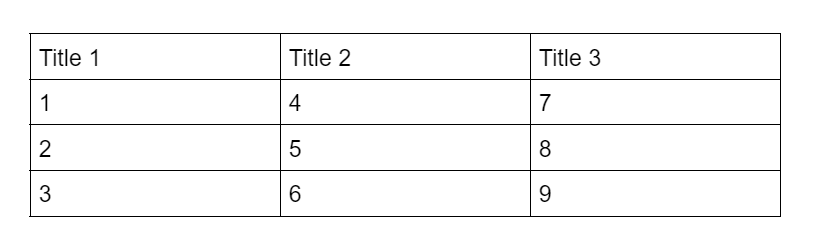
#> input picture Table_detect/image/0.png, 831 x 235 px, found by its file name
$ python main.py
#> lines starting #> are read from the running program, lines starting #| are printed output that depends on the picture; after the words box and inside, x2 and y2 are one past the last pixel; in counts of white or black regions, pixels touching at a corner belong together
### Table_detect/TableExtractor.py
import cv2
import numpy as np

class TableExtractor:

    def __init__(self, image_path):
        self.image_path = image_path

    def execute(self):
        self.read_image()
        self.store_process_image("0_original.jpg", self.image)
        self.convert_image_to_grayscale()
        self.store_process_image("1_grayscaled.jpg", self.grayscale_image)
        self.threshold_image()
        self.store_process_image("3_thresholded.jpg", self.thresholded_image)
        self.invert_image()
        self.store_process_image("4_inverteded.jpg", self.inverted_image)
        self.dilate_image()
        self.store_process_image("5_dialateded.jpg", self.dilated_image)
        self.find_contours()
        self.store_process_image("6_all_contours.jpg", self.image_with_all_contours)
        self.filter_contours_and_leave_only_rectangles()
        self.store_process_image("7_only_rectangular_contours.jpg", self.image_with_only_rectangular_contours)
        self.find_largest_contour_by_area()
        self.store_process_image("8_contour_with_max_area.jpg", self.image_with_contour_with_max_area)
        self.order_points_in_the_contour_with_max_area()
        self.store_process_image("9_with_4_corner_points_plotted.jpg", self.image_with_points_plotted)
        self.calculate_new_width_and_height_of_image()
        self.apply_perspective_transform()
        self.store_process_image("10_perspective_corrected.jpg", self.perspective_corrected_image)
        self.add_10_percent_padding()
        self.store_process_image("11_perspective_corrected_with_padding.jpg", self.perspective_corrected_image_with_padding)
        return self.perspective_corrected_image_with_padding

    def read_image(self):
        self.image = cv2.imread(self.image_path)
#> self.image is the input picture: shape (235, 831, 3); min 0, max 255, mean 247.5

    def convert_image_to_grayscale(self):
        self.grayscale_image = cv2.cvtColor(self.image, cv2.COLOR_BGR2GRAY)

    def blur_image(self):
        self.blurred_image = cv2.blur(self.grayscale_image, (5, 5))

    def threshold_image(self):
        self.thresholded_image = cv2.threshold(self.grayscale_image, 0, 255, cv2.THRESH_BINARY + cv2.THRESH_OTSU)[1]
#> self.thresholded_image: shape (235, 831); 97% white; black in thin lines or dots, all inside (x1, y1, x2, y2) = (29, 33, 781, 217)

    def invert_image(self):
        self.inverted_image = cv2.bitwise_not(self.thresholded_image)

    def dilate_image(self):
        self.dilated_image = cv2.dilate(self.inverted_image, None, iterations=5)
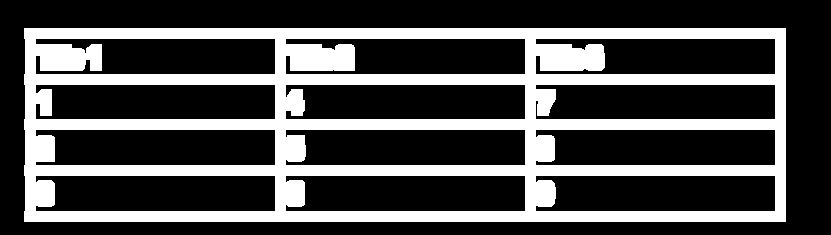
#> self.dilated_image: shape (235, 831); 29.4% white; 1 white region

    def find_contours(self):
        self.contours, self.hierarchy = cv2.findContours(self.dilated_image, cv2.RETR_TREE, cv2.CHAIN_APPROX_SIMPLE)
#> self.contours = 13 contours; largest, box (x1, y1, x2, y2) and area: (24, 28, 786, 222) 146734, (285, 175, 526, 212) 8157, (35, 175, 276, 212) 8157, (535, 129, 776, 166) 8156, (35, 129, 276, 166) 8148; self.hierarchy = 13 rows, first 6: [-1, -1, 1, -1], [2, -1, -1, 0], [3, 1, -1, 0], [4, 2, -1, 0], [5, 3, -1, 0], [6, 4, -1, 0]
        self.image_with_all_contours = self.image.copy()
        cv2.drawContours(self.image_with_all_contours, self.contours, -1, (0, 255, 0), 3)

    def filter_contours_and_leave_only_rectangles(self):
        self.rectangular_contours = []
        for contour in self.contours:
            peri = cv2.arcLength(contour, True)
            approx = cv2.approxPolyDP(contour, 0.02 * peri, True)
            if len(approx) == 4:
                self.rectangular_contours.append(approx)
#> this loop made 13 passes
#> peri on passes 2 to 13: 588, 589.8, 587.8, 588.4, 592.4, 586.7, 613.2, 605.2, 607.6, 722.5, 724, 741.7
#> (peri, approx) on pass 1: (1911.3, [[24, 28], [24, 221], [785, 221], [785, 28]])
#> after the loop, self.rectangular_contours = [[[24, 28], [24, 221], [785, 221], [785, 28]]]
        self.image_with_only_rectangular_contours = self.image.copy()
        cv2.drawContours(self.image_with_only_rectangular_contours, self.rectangular_contours, -1, (0, 255, 0), 3)
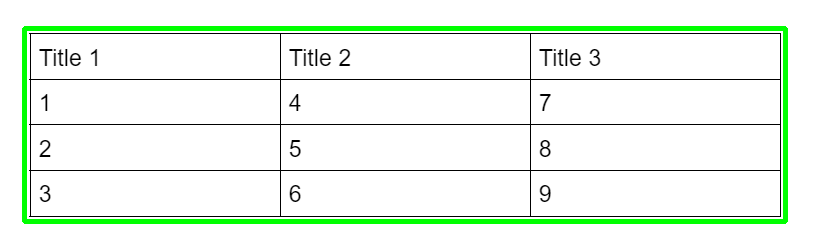
#> self.image_with_only_rectangular_contours: shape (235, 831, 3); 4.88% of pixels changed, all inside (x1, y1, x2, y2) = (22, 26, 788, 224)

    def find_largest_contour_by_area(self):
        max_area = 0
        self.contour_with_max_area = None
        for contour in self.rectangular_contours:
            area = cv2.contourArea(contour)
            if area > max_area:
                max_area = area
                self.contour_with_max_area = contour
#> this loop made 1 pass
#> (area, max_area, self.contour_with_max_area) on pass 1: (146873, 146873, [[24, 28], [24, 221], [785, 221], [785, 28]])
#> after the loop, max_area = 146873
        self.image_with_contour_with_max_area = self.image.copy()
        cv2.drawContours(self.image_with_contour_with_max_area, [self.contour_with_max_area], -1, (0, 255, 0), 3)

    def order_points_in_the_contour_with_max_area(self):
        self.contour_with_max_area_ordered = self.order_points(self.contour_with_max_area)
#> in order_points, `pts = pts.reshape(4, 2)`: pts = [[24, 28], [24, 221], [785, 221], [785, 28]]
#> in order_points, `s = pts.sum(axis=1)`: s = [52, 245, 1006, 813]
#> in order_points, `diff = np.diff(pts, axis=1)`: diff = [4, 197, -564, -757]
#> self.contour_with_max_area_ordered = [[24, 28], [785, 28], [785, 221], [24, 221]]
        self.image_with_points_plotted = self.image.copy()
        for point in self.contour_with_max_area_ordered:
            point_coordinates = (int(point[0]), int(point[1]))
            self.image_with_points_plotted = cv2.circle(self.image_with_points_plotted, point_coordinates, 10, (0, 0, 255), -1)
#> this loop made 4 passes
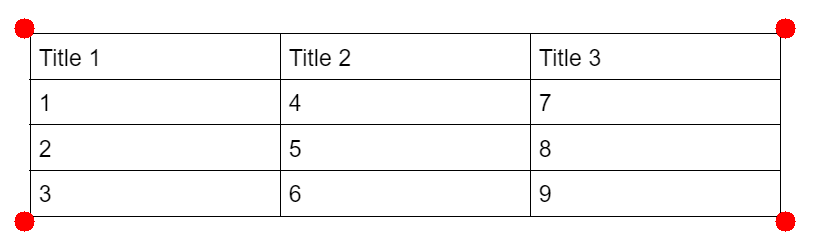
#> self.image_with_points_plotted: shape (235, 831, 3); mean B, G, R 245.9, 245.9, 247.5

    def calculate_new_width_and_height_of_image(self):
        existing_image_width = self.image.shape[1]
#> existing_image_width = 831
        existing_image_width_reduced_by_10_percent = int(existing_image_width * 0.9)
#> existing_image_width_reduced_by_10_percent = 747

        distance_between_top_left_and_top_right = self.calculateDistanceBetween2Points(self.contour_with_max_area_ordered[0], self.contour_with_max_area_ordered[1])
#> in calculateDistanceBetween2Points, `dis = ((p2[0] - p1[0]) ** 2 + (p2[1] - p1[1]) ** 2) ** 0.5`: dis = 761
#> distance_between_top_left_and_top_right = 761
        distance_between_top_left_and_bottom_left = self.calculateDistanceBetween2Points(self.contour_with_max_area_ordered[0], self.contour_with_max_area_ordered[3])
#> distance_between_top_left_and_bottom_left = 193

        aspect_ratio = distance_between_top_left_and_bottom_left / distance_between_top_left_and_top_right
#> aspect_ratio = 0.254

        self.new_image_width = existing_image_width_reduced_by_10_percent
#> self.new_image_width = 747
        self.new_image_height = int(self.new_image_width * aspect_ratio)
#> self.new_image_height = 189

    def apply_perspective_transform(self):
        pts1 = np.float32(self.contour_with_max_area_ordered)
#> pts1 = [[24, 28], [785, 28], [785, 221], [24, 221]]
        pts2 = np.float32([[0, 0], [self.new_image_width, 0], [self.new_image_width, self.new_image_height], [0, self.new_image_height]])
#> pts2 = [[0, 0], [747, 0], [747, 189], [0, 189]]
        matrix = cv2.getPerspectiveTransform(pts1, pts2)
#> matrix = [[0.982, 4.07e-18, -23.56], [4.53e-18, 0.979, -27.42], [1.48e-19, 0, 1]]
        self.perspective_corrected_image = cv2.warpPerspective(self.image, matrix, (self.new_image_width, self.new_image_height))

    def add_10_percent_padding(self):
        image_height = self.image.shape[0]
#> image_height = 235
        padding = int(image_height * 0.1)
#> padding = 23
        self.perspective_corrected_image_with_padding = cv2.copyMakeBorder(self.perspective_corrected_image, padding, padding, padding, padding, cv2.BORDER_CONSTANT, value=[255, 255, 255])

    def draw_contours(self):
        self.image_with_contours = self.image.copy()
        cv2.drawContours(self.image_with_contours,  [ self.contour_with_max_area ], -1, (0, 255, 0), 1)

    def calculateDistanceBetween2Points(self, p1, p2):
        dis = ((p2[0] - p1[0]) ** 2 + (p2[1] - p1[1]) ** 2) ** 0.5
        return dis

    def order_points(self, pts):
        # initialzie a list of coordinates that will be ordered
        # such that the first entry in the list is the top-left,
        # the second entry is the top-right, the third is the
        # bottom-right, and the fourth is the bottom-left
        pts = pts.reshape(4, 2)
        rect = np.zeros((4, 2), dtype="float32")

        # the top-left point will have the smallest sum, whereas
        # the bottom-right point will have the largest sum
        s = pts.sum(axis=1)
        rect[0] = pts[np.argmin(s)]
        rect[2] = pts[np.argmax(s)]

        # now, compute the difference between the points, the
        # top-right point will have the smallest difference,
        # whereas the bottom-left will have the largest difference
        diff = np.diff(pts, axis=1)
        rect[1] = pts[np.argmin(diff)]
        rect[3] = pts[np.argmax(diff)]

        # return the ordered coordinates
        return rect

    def store_process_image(self, file_name, image):
        path = "./process_images/table_extractor/" + file_name
        cv2.imwrite(path, image)


### Table_detect/TableLinesRemover.py
import cv2
import numpy as np

class TableLinesRemover:

    def __init__(self, image):
        self.image = image

    def execute(self):
        self.grayscale_image()
        self.store_process_image("0_grayscaled.jpg", self.grey)
        self.threshold_image()
        self.store_process_image("1_thresholded.jpg", self.thresholded_image)
        self.invert_image()
        self.store_process_image("2_inverted.jpg", self.inverted_image)
        self.erode_vertical_lines()
        self.store_process_image("3_erode_vertical_lines.jpg", self.vertical_lines_eroded_image)
        self.erode_horizontal_lines()
        self.store_process_image("4_erode_horizontal_lines.jpg", self.horizontal_lines_eroded_image)
        self.combine_eroded_images()
        self.store_process_image("5_combined_eroded_images.jpg", self.combined_image)
        self.dilate_combined_image_to_make_lines_thicker()
        self.store_process_image("6_dilated_combined_image.jpg", self.combined_image_dilated)
        self.subtract_combined_and_dilated_image_from_original_image()
        self.store_process_image("7_image_without_lines.jpg", self.image_without_lines)
        self.remove_noise_with_erode_and_dilate()
        self.store_process_image("8_image_without_lines_noise_removed.jpg", self.image_without_lines_noise_removed)
        return self.image_without_lines_noise_removed

    def grayscale_image(self):
        self.grey = cv2.cvtColor(self.image, cv2.COLOR_BGR2GRAY)

    def threshold_image(self):
        self.thresholded_image = cv2.threshold(self.grey, 127, 255, cv2.THRESH_BINARY)[1]
#> self.thresholded_image: shape (235, 793); 97% white; black in thin lines or dots, all inside (x1, y1, x2, y2) = (28, 28, 766, 208)

    def invert_image(self):
        self.inverted_image = cv2.bitwise_not(self.thresholded_image)

    def erode_vertical_lines(self):
        hor = np.array([[1,1,1,1,1,1]])
        self.vertical_lines_eroded_image = cv2.erode(self.inverted_image, hor, iterations=10)
#> self.vertical_lines_eroded_image: shape (235, 793); 1.8% white in thin lines or dots, all inside (x1, y1, x2, y2) = (58, 28, 746, 208)
        self.vertical_lines_eroded_image = cv2.dilate(self.vertical_lines_eroded_image, hor, iterations=10)
#> self.vertical_lines_eroded_image: shape (235, 793); 2% white in thin lines or dots, all inside (x1, y1, x2, y2) = (38, 28, 776, 208)

    def erode_horizontal_lines(self):
        ver = np.array([[1],
               [1],
               [1],
               [1],
               [1],
               [1],
               [1]])
        self.horizontal_lines_eroded_image = cv2.erode(self.inverted_image, ver, iterations=10)
#> self.horizontal_lines_eroded_image: shape (235, 793); 0.26% white in thin lines or dots, all inside (x1, y1, x2, y2) = (29, 58, 766, 178)
        self.horizontal_lines_eroded_image = cv2.dilate(self.horizontal_lines_eroded_image, ver, iterations=10)
#> self.horizontal_lines_eroded_image: shape (235, 793); 0.39% white in thin lines or dots, all inside (x1, y1, x2, y2) = (29, 28, 766, 208)

    def combine_eroded_images(self):
        self.combined_image = cv2.add(self.vertical_lines_eroded_image, self.horizontal_lines_eroded_image)
#> self.combined_image: shape (235, 793); 2.4% white in thin lines or dots, all inside (x1, y1, x2, y2) = (29, 28, 776, 208)

    def dilate_combined_image_to_make_lines_thicker(self):
        kernel = cv2.getStructuringElement(cv2.MORPH_RECT, (2, 2))
        self.combined_image_dilated = cv2.dilate(self.combined_image, kernel, iterations=5)
#> self.combined_image_dilated: shape (235, 793); 14.1% white; 2 white regions, box (x1, y1, x2, y2) and area: (38, 28, 781, 213) 25080, (29, 28, 35, 213) 1110

    def subtract_combined_and_dilated_image_from_original_image(self):
        self.image_without_lines = cv2.subtract(self.inverted_image, self.combined_image_dilated)
#> self.image_without_lines: shape (235, 793); 0.63% white in thin lines or dots, all inside (x1, y1, x2, y2) = (28, 28, 588, 208)

    def remove_noise_with_erode_and_dilate(self):
        kernel = cv2.getStructuringElement(cv2.MORPH_RECT, (2, 2))
        self.image_without_lines_noise_removed = cv2.erode(self.image_without_lines, kernel, iterations=1)
#> self.image_without_lines_noise_removed: shape (235, 793); 0.16% white in thin lines or dots, all inside (x1, y1, x2, y2) = (40, 45, 588, 193)
        self.image_without_lines_noise_removed = cv2.dilate(self.image_without_lines_noise_removed, kernel, iterations=1)
#> self.image_without_lines_noise_removed: shape (235, 793); 0.41% white in thin lines or dots, all inside (x1, y1, x2, y2) = (40, 45, 589, 194)

    def store_process_image(self, file_name, image):
        path = "./process_images/table_lines_remover/" + file_name
        cv2.imwrite(path, image)

### Table_detect/OcrToTableTool.py
import cv2
import numpy as np
import subprocess

from pytesseract import pytesseract
from pytesseract import Output

pytesseract.tesseract_cmd = "C:\\Program Files\\Tesseract-OCR\\tesseract.exe"

class OcrToTableTool:

    def __init__(self, image, original_image):
        self.thresholded_image = image
        self.original_image = original_image

    def execute(self):
        self.dilate_image()
        self.store_process_image('0_dilated_image.jpg', self.dilated_image)
        self.find_contours()
        self.store_process_image('1_contours.jpg', self.image_with_contours_drawn)
        self.convert_contours_to_bounding_boxes()
        self.store_process_image('2_bounding_boxes.jpg', self.image_with_all_bounding_boxes)
        self.mean_height = self.get_mean_height_of_bounding_boxes()
        self.sort_bounding_boxes_by_y_coordinate()
        self.club_all_bounding_boxes_by_similar_y_coordinates_into_rows()
        self.sort_all_rows_by_x_coordinate()
        self.crop_each_bounding_box_and_ocr()
        self.generate_csv_file()

    def threshold_image(self):
        return cv2.threshold(self.grey_image, 0, 255, cv2.THRESH_BINARY + cv2.THRESH_OTSU)[1]

    def convert_image_to_grayscale(self):
        return cv2.cvtColor(self.image, self.dilated_image)

    def dilate_image(self):
        kernel_to_remove_gaps_between_words = np.array([
                [1,1,1,1,1,1,1,1,1,1],
               [1,1,1,1,1,1,1,1,1,1]
        ])
        self.dilated_image = cv2.dilate(self.thresholded_image, kernel_to_remove_gaps_between_words, iterations=5)
#> self.dilated_image: shape (235, 793); 7.9% white; 12 white regions, largest, box (x1, y1, x2, y2) and area: (265, 45, 369, 66) 2046, (511, 45, 614, 66) 1980, (20, 45, 120, 66) 1670
        simple_kernel = np.ones((5,5), np.uint8)
        self.dilated_image = cv2.dilate(self.dilated_image, simple_kernel, iterations=1)
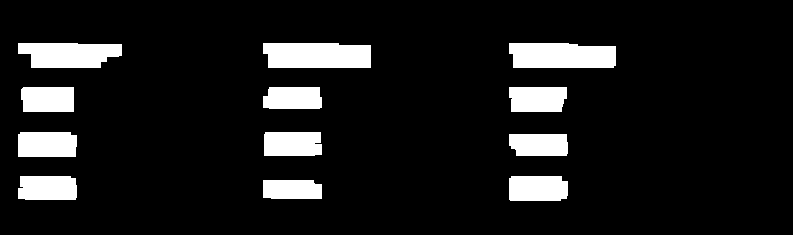
#> self.dilated_image: shape (235, 793); 10.2% white; 12 white regions

    def find_contours(self):
        result = cv2.findContours(self.dilated_image, cv2.RETR_TREE, cv2.CHAIN_APPROX_SIMPLE)
#> result = 12 contours; largest, box (x1, y1, x2, y2) and area: (263, 43, 371, 68) 2435, (509, 43, 616, 68) 2363, (18, 43, 122, 68) 2044, (18, 132, 77, 157) 1362, (509, 176, 568, 201) 1342
        self.contours = result[0]
#> self.contours has the same summary as result
        self.image_with_contours_drawn = self.original_image.copy()
        cv2.drawContours(self.image_with_contours_drawn, self.contours, -1, (0, 255, 0), 3)
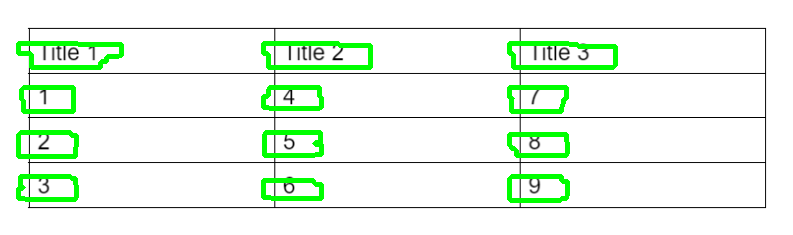
#> self.image_with_contours_drawn: shape (235, 793, 3); mean B, G, R 233.3, 247.9, 233.3

    # [5 lines left out: function approximate_contours, not called in this run]

    def draw_contours(self):
        self.image_with_contours = self.original_image.copy()
        cv2.drawContours(self.image_with_contours, self.approximated_contours, -1, (0, 255, 0), 5)

    def convert_contours_to_bounding_boxes(self):
        self.bounding_boxes = []
        self.image_with_all_bounding_boxes = self.original_image.copy()
        for contour in self.contours:
            x, y, w, h = cv2.boundingRect(contour)
            self.bounding_boxes.append((x, y, w, h))
            self.image_with_all_bounding_boxes = cv2.rectangle(self.image_with_all_bounding_boxes, (x, y), (x + w, y + h), (0, 255, 0), 5)
#> this loop made 12 passes
#> (x, y, w, h) on passes 1 to 12: (263, 180, 59, 19), (509, 176, 59, 25), (18, 176, 59, 24), (509, 134, 59, 22), (264, 132, 58, 24), (18, 132, 59, 25), (509, 87, 58, 25), (263, 87, 59, 22), (21, 87, 53, 25), (509, 43, 107, 25), (263, 43, 108, 25), (18, 43, 104, 25)
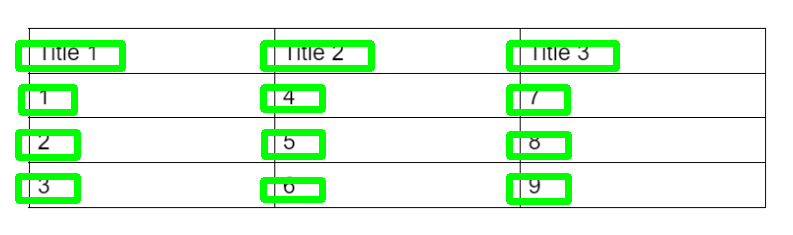
#> self.image_with_all_bounding_boxes: shape (235, 793, 3); mean B, G, R 226.7, 248, 226.7
#> after the loop, self.bounding_boxes = [(263, 180, 59, 19), (509, 176, 59, 25), (18, 176, 59, 24), (509, 134, 59, 22), (264, 132, 58, 24), (18, 132, 59, 25), (509, 87, 58, 25), (263, 87, 59, 22), (21, 87, 53, 25), (509, 43, 107, 25), (263, 43, 108, 25), (18, 43, 104, 25)]

    def get_mean_height_of_bounding_boxes(self):
        heights = []
        for bounding_box in self.bounding_boxes:
            x, y, w, h = bounding_box
            heights.append(h)
#> after the loop, heights = [19, 25, 24, 22, 24, 25, 25, 22, 25, 25, 25, 25]
#> in execute, `self.mean_height = self.get_mean_height_of_bounding_boxes()`: self.mean_height = 23.83
        return np.mean(heights)

    def sort_bounding_boxes_by_y_coordinate(self):
        self.bounding_boxes = sorted(self.bounding_boxes, key=lambda x: x[1])
#> self.bounding_boxes = [(509, 43, 107, 25), (263, 43, 108, 25), (18, 43, 104, 25), (509, 87, 58, 25), (263, 87, 59, 22), (21, 87, 53, 25), (264, 132, 58, 24), (18, 132, 59, 25), (509, 134, 59, 22), (509, 176, 59, 25), (18, 176, 59, 24), (263, 180, 59, 19)]

    def club_all_bounding_boxes_by_similar_y_coordinates_into_rows(self):
        self.rows = []
        half_of_mean_height = self.mean_height / 2
#> half_of_mean_height = 11.92
        current_row = [ self.bounding_boxes[0] ]
#> current_row = [(509, 43, 107, 25)]
        for bounding_box in self.bounding_boxes[1:]:
            current_bounding_box_y = bounding_box[1]
            previous_bounding_box_y = current_row[-1][1]
            distance_between_bounding_boxes = abs(current_bounding_box_y - previous_bounding_box_y)
            if distance_between_bounding_boxes <= half_of_mean_height:
                current_row.append(bounding_box)
            else:
                self.rows.append(current_row)
                current_row = [ bounding_box ]
#> this loop made 11 passes
#> (current_bounding_box_y, previous_bounding_box_y, distance_between_bounding_boxes, current_row) on passes 3, 6, 9: (87, 43, 44, [(509, 87, 58, 25)]), (132, 87, 45, [(264, 132, 58, 24)]), (176, 134, 42, [(509, 176, 59, 25)])
#> (bounding_box, current_bounding_box_y, previous_bounding_box_y, distance_between_bounding_boxes) on passes 1, 2, 4, 5, 7, 8: ((263, 43, 108, 25), 43, 43, 0), ((18, 43, 104, 25), 43, 43, 0), ((263, 87, 59, 22), 87, 87, 0), ((21, 87, 53, 25), 87, 87, 0), ((18, 132, 59, 25), 132, 132, 0), ((509, 134, 59, 22), 134, 132, 2)
#> after the loop, self.rows = [[(509, 43, 107, 25), (263, 43, 108, 25), (18, 43, 104, 25)], [(509, 87, 58, 25), (263, 87, 59, 22), (21, 87, 53, 25)], [(264, 132, 58, 24), (18, 132, 59, 25), (509, 134, 59, 22)]]
        self.rows.append(current_row)

    def sort_all_rows_by_x_coordinate(self):
        for row in self.rows:
            row.sort(key=lambda x: x[0])
#> this loop made 4 passes

    def crop_each_bounding_box_and_ocr(self):
        self.table = []
        current_row = []
        image_number = 0
        for row in self.rows:
            for bounding_box in row:
                x, y, w, h = bounding_box
#> x = 18; y = 43; w = 104; h = 25
                y = y - 5
#> y = 38
                cropped_image = self.original_image[y:y+h, x:x+w]
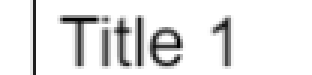
#> cropped_image: shape (25, 104, 3) (shown 3 times larger); min 0, max 255, mean 230.6
                image_slice_path = "./ocr_slices/img_" + str(image_number) + ".jpg"
                cv2.imwrite(image_slice_path, cropped_image)
                results_from_ocr = self.get_result_from_tersseract(image_slice_path)
                current_row.append(results_from_ocr)
                image_number += 1
            self.table.append(current_row)
            current_row = []

    def get_result_from_tersseract(self, image_path):
#> called with image_path = './ocr_slices/img_0.jpg'
        img = cv2.imread(image_path,cv2.IMREAD_GRAYSCALE)
#> img: shape (25, 104); min 0, max 255, mean 230.5
#> (the call stopped at in get_result_from_tersseract, `extracted_text = pytesseract.image_to_string(img)`: pytesseract is not available in this run)
        extracted_text = pytesseract.image_to_string(img)
        return extracted_text

    def generate_csv_file(self):
        with open("output.csv", "w") as f:
            for row in self.table:
                f.write(",".join(row) + "\n")

    def store_process_image(self, file_name, image):
        path = "./process_images/ocr_table_tool/" + file_name
        cv2.imwrite(path, image)

### Table_detect/main.py
import OcrToTableTool as ottt
import TableExtractor as te
import TableLinesRemover as tlr
import cv2

path_to_image = "image\\0.png"
table_extractor = te.TableExtractor(path_to_image)
perspective_corrected_image = table_extractor.execute()


lines_remover = tlr.TableLinesRemover(perspective_corrected_image)
image_without_lines = lines_remover.execute()


ocr_tool = ottt.OcrToTableTool(image_without_lines, perspective_corrected_image)
ocr_tool.execute()
